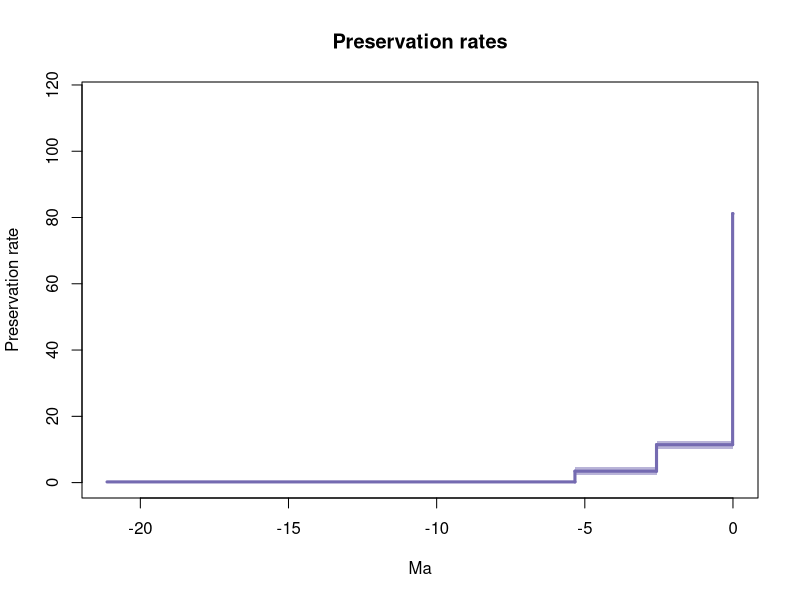

Recreate this plot in R.
library(scales)


pdf(file="C:/Users/SimoesLabAdmin/Documents/PyRate/tutorials/Canis_self_example/pyrate_mcmc_logs/combined_2mcmc_RTT_Qrates.pdf",width=0.6*9, height=0.6*7)

age = c(-21.124025, -5.333)
Q_mean = 0.20576091048638478
Q_hpd_m = 0.061357
Q_hpd_M = 0.407408
plot(age,age,type = 'n', ylim = c(0, 116.242225), xlim = c(-21.124025,-0.0), ylab = 'Preservation rate', xlab = 'Ma',main='Preservation rates' )
segments(x0=age[1], y0 = Q_mean, x1 = age[2], y1 = Q_mean, col = "#756bb1", lwd=3)
polygon( c(age, rev(age)), c(Q_hpd_m, Q_hpd_m, Q_hpd_M, Q_hpd_M), col = alpha("#756bb1",0.5), border = NA)
age = c(-5.333, -2.58)
Q_mean = 3.4435294446862317
Q_hpd_m = 2.231234
Q_hpd_M = 4.679135
segments(x0=age[1], y0 = 0.20576091048638478, x1 = age[1], y1 = Q_mean, col = "#756bb1", lwd=3)
segments(x0=age[1], y0 = Q_mean, x1 = age[2], y1 = Q_mean, col = "#756bb1", lwd=3)
polygon( c(age, rev(age)), c(Q_hpd_m, Q_hpd_m, Q_hpd_M, Q_hpd_M), col = alpha("#756bb1",0.5), border = NA)
age = c(-2.58, -0.0117)
Q_mean = 11.443939723048873
Q_hpd_m = 10.285854
Q_hpd_M = 12.608629
segments(x0=age[1], y0 = 3.4435294446862317, x1 = age[1], y1 = Q_mean, col = "#756bb1", lwd=3)
segments(x0=age[1], y0 = Q_mean, x1 = age[2], y1 = Q_mean, col = "#756bb1", lwd=3)
polygon( c(age, rev(age)), c(Q_hpd_m, Q_hpd_m, Q_hpd_M, Q_hpd_M), col = alpha("#756bb1",0.5), border = NA)
age = c(-0.0117, -0.0)
Q_mean = 81.16355241351526
Q_hpd_m = 65.920461
Q_hpd_M = 97.586888
segments(x0=age[1], y0 = 11.443939723048873, x1 = age[1], y1 = Q_mean, col = "#756bb1", lwd=3)
segments(x0=age[1], y0 = Q_mean, x1 = age[2], y1 = Q_mean, col = "#756bb1", lwd=3)
polygon( c(age, rev(age)), c(Q_hpd_m, Q_hpd_m, Q_hpd_M, Q_hpd_M), col = alpha("#756bb1",0.5), border = NA)
n <- dev.off()